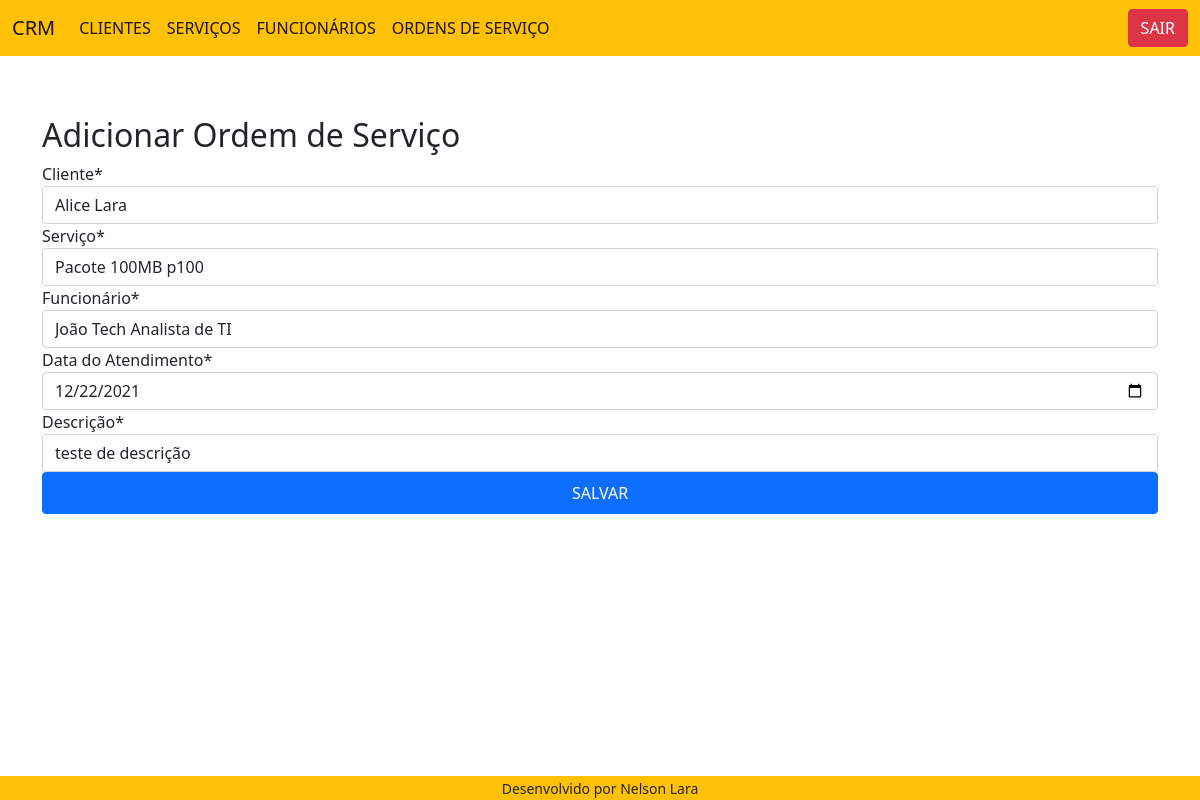
Screenshot of /attendance/1/ with the database file from the repository.
### attendance/models.py (models this page shows, shortened)
class Attendance(models.Model):
    customer = models.ForeignKey(Customer, on_delete=models.CASCADE, null=True, blank=True)
    service = models.ForeignKey(Service, on_delete=models.CASCADE, null=True, blank=True)
    employee = models.ForeignKey(Employee, on_delete=models.CASCADE, null=True, blank=True)
    attendance_date = models.DateField()
    attendance_description = models.TextField(max_length=1000)
    class Meta:
        db_table = "attendance"

### attendance/views.py (the view, shortened to what this page needs)
# urls.py: path("<int:id>/", AttendanceUpdateView.as_view(), name="attendance-update"),
class AttendanceUpdateView(UpdateView):
    template_name = "attendance/attendance.html"
    form_class = AttendanceForm
    def get_object(self):
        id = self.kwargs.get("id")
        return get_object_or_404(Attendance, id=id)

### attendance/forms.py
class AttendanceForm(forms.ModelForm):
    customer = forms.ModelChoiceField(label="Cliente", queryset=Customer.objects.all(), to_field_name='id', empty_label='Selecione o cliente')
    service = forms.ModelChoiceField(label="Serviço", queryset=Service.objects.all(), to_field_name='id', empty_label='Selecione o serviço')
    employee = forms.ModelChoiceField(label="Funcionário", queryset=Employee.objects.all(), to_field_name='id', empty_label='Selecione o funcionário')
    attendance_date = forms.DateField(label="Data do Atendimento", widget=DateInput())
    attendance_description = forms.CharField(label="Descrição")
    class Meta():
        model = Attendance
        fields = (
            "customer",
            "service",
            "employee",
            "attendance_date",
            "attendance_description"
        )

### customer/models.py (called while the page is built)
    def __str__(self):
        return f"{self.first_name} {self.last_name}"

### employee/models.py (called while the page is built)
    def __str__(self):
        return f"{self.employee_name} {self.position}"

### service/models.py (called while the page is built)
    def __str__(self):
        return f"{self.service_name} {self.surname}"

### attendance/templates/attendance/attendance.html (shortened to what this page needs)
{% extends "model-page.html" %}
{% load crispy_forms_tags %}
{% block content %}
<h2>Adicionar Ordem de Serviço</h2>
    <form method="POST">{% csrf_token %}
        {{ form|crispy }}
        <button type="submit" class="btn p-2 container btn-primary">SALVAR</button>
    </form>
{% endblock %}

### core/templates/model-page.html (style rules this page uses)
html, body { height: 100%; }

### rows the page displays
Attendance: customer "Alice Lara", service "Pacote 100MB p100", employee "João Tech Analista de TI", attendance_date "12/22/2021", attendance_description "teste de descrição"
